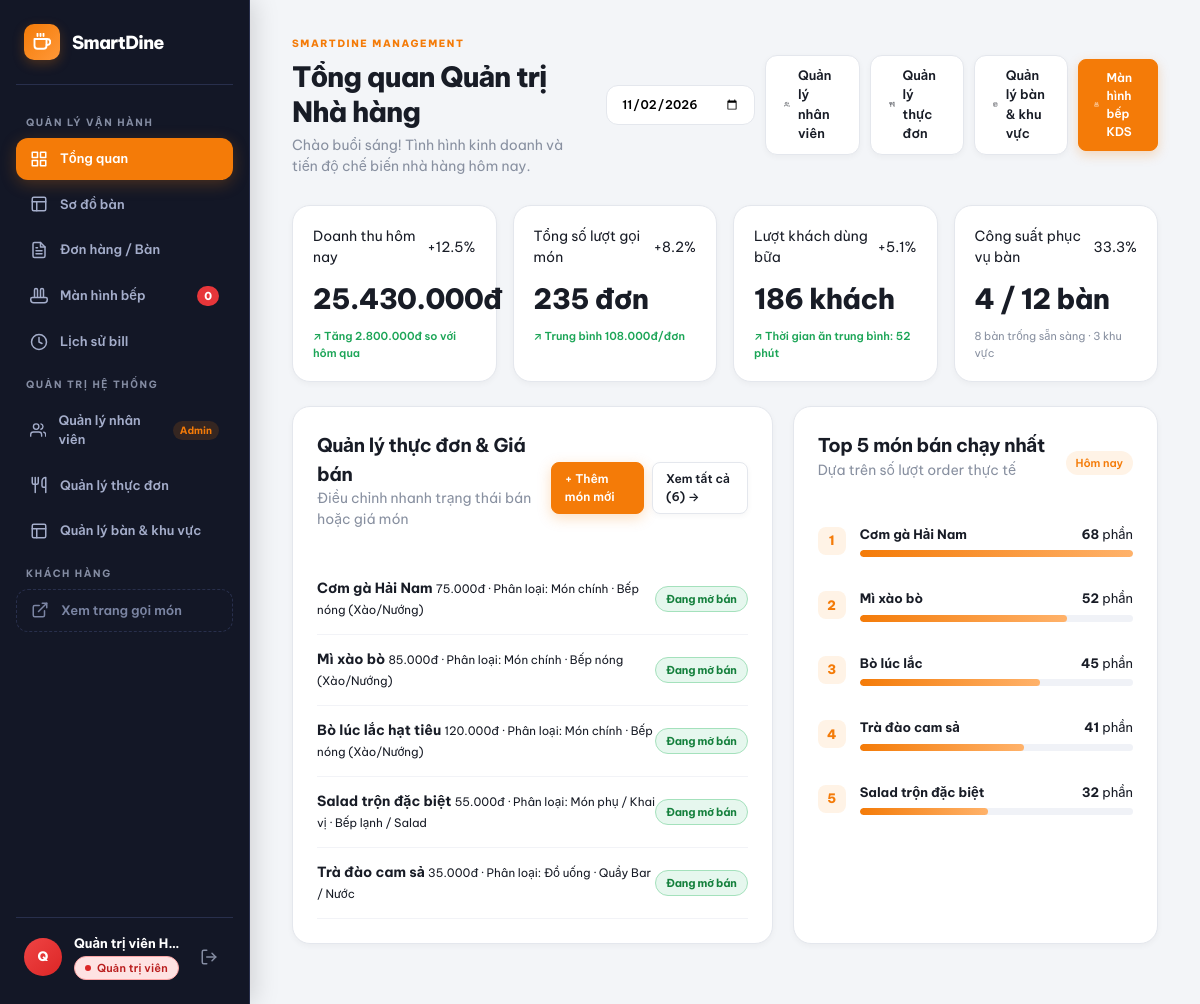
/index.php?page=admin (signed in), run on the app's committed database.
### tables this page shows
CREATE TABLE `dishes` (
  `id` int(11) NOT NULL AUTO_INCREMENT,
  `category_id` int(11) NOT NULL,
  `name` varchar(150) NOT NULL,
  `price` decimal(12,0) NOT NULL DEFAULT 0,
  `image` varchar(500) DEFAULT NULL,
  `description` text DEFAULT NULL,
  `tag` varchar(50) DEFAULT NULL,
  `station` enum('hot','soup','cold','bar') NOT NULL DEFAULT 'hot',
  `status` enum('active','out_of_stock','hidden') NOT NULL DEFAULT 'active',
  `rating` decimal(2,1) NOT NULL DEFAULT 5.0,
  `created_at` datetime DEFAULT current_timestamp(),
  `updated_at` datetime DEFAULT current_timestamp() ON UPDATE current_timestamp(),
  PRIMARY KEY (`id`),
  KEY `idx_category` (`category_id`),
  KEY `idx_status` (`status`),
  KEY `idx_station` (`station`),
  CONSTRAINT `fk_dishes_category` FOREIGN KEY (`category_id`) REFERENCES `categories` (`id`) ON DELETE CASCADE ON UPDATE CASCADE
);

CREATE TABLE `categories` (
  `id` int(11) NOT NULL AUTO_INCREMENT,
  `name` varchar(100) NOT NULL,
  `slug` varchar(50) NOT NULL,
  `icon` varchar(20) DEFAULT '✦',
  `description` varchar(255) DEFAULT NULL,
  `sort_order` int(11) NOT NULL DEFAULT 0,
  `status` enum('active','inactive') NOT NULL DEFAULT 'active',
  `created_at` datetime DEFAULT current_timestamp(),
  `updated_at` datetime DEFAULT current_timestamp() ON UPDATE current_timestamp(),
  PRIMARY KEY (`id`),
  UNIQUE KEY `slug` (`slug`),
  KEY `idx_slug` (`slug`),
  KEY `idx_status` (`status`)
);

### includes/tables.php (called while the page is built, shortened)
<?php
require_once __DIR__ . '/../config/database.php';
function fetchOccupiedTables(PDO $pdo): array {
    $stmt = $pdo->query("
        SELECT o.`table_code`, i.`item_name` AS `name`, i.`unit_price` AS `price`, i.`qty`, i.`status`
        FROM `order_items` i
        JOIN `orders` o ON o.`id` = i.`order_id`
        WHERE o.`status` = 'open'
        ORDER BY o.`table_code`, i.`id`
    ");
    $itemsByTable = [];
    foreach ($stmt->fetchAll() as $row) {
        $itemsByTable[$row['table_code']][] = $row;
    }
    $occupied = [];
    foreach ($itemsByTable as $tableCode => $items) {
        try {
            $bill = calculateBill($items);
        } catch (InvalidArgumentException $e) {
            error_log('tables: ' . $tableCode . ' ' . $e->getMessage());
            continue;
        }
        if ($bill['lines'] !== []) {
            $occupied[$tableCode] = [
                'item_count' => count($bill['lines']),
                'total'      => $bill['total']
            ];
        }
    }
    return $occupied;
}
function getAllAreas(?string $status = null): array {
    $pdo = getDbConnection();
    $sql = "
        SELECT a.*,
               COUNT(t.id) AS total_tables,
               SUM(CASE WHEN t.status = 'active' THEN 1 ELSE 0 END) AS active_tables,
               SUM(CASE WHEN t.status != 'hidden' THEN t.capacity ELSE 0 END) AS total_capacity
        FROM `restaurant_areas` a
        LEFT JOIN `dining_tables` t ON t.area_id = a.id
    ";
    $params = [];
    $sql .= " GROUP BY a.id ORDER BY a.sort_order ASC, a.id ASC";
    $stmt = $pdo->prepare($sql);
    $stmt->execute($params);
    return $stmt->fetchAll(PDO::FETCH_ASSOC);
}
function getAllDiningTables(string $filterArea = '', string $filterStatus = '', string $keyword = ''): array {
    $pdo = getDbConnection();
    $sql = "
        SELECT t.*,
               a.`name` AS `area_name`,
               a.`code` AS `area_code`,
               a.`status` AS `area_status`
        FROM `dining_tables` t
        JOIN `restaurant_areas` a ON a.`id` = t.`area_id`
        WHERE 1=1
    ";
    $params = [];
    $sql .= " ORDER BY a.`sort_order` ASC, t.`sort_order` ASC, t.`code` ASC";
    $stmt = $pdo->prepare($sql);
    $stmt->execute($params);
    $tables = $stmt->fetchAll(PDO::FETCH_ASSOC);
    $occupiedTables = [];
    try {
        $occupiedTables = fetchOccupiedTables($pdo);
    } catch (Exception $e) {
        error_log('sync occupied tables error: ' . $e->getMessage());
    }
    foreach ($tables as &$t) {
        $occ = $occupiedTables[$t['code']] ?? null;
    }
    return $tables;
}
function getTableStats(): array {
    $allTables = getAllDiningTables('', '', '');
    $allAreas  = getAllAreas();
    $total        = count($allTables);
    $active       = 0;
    $maintenance  = 0;
    $hidden       = 0;
    $occupied     = 0;
    $empty        = 0;
    $capacity     = 0;
    foreach ($allTables as $t) {
        if ($t['status'] === 'active') {
            $active++;
            $capacity += (int) $t['capacity'];
            if ($t['is_occupied']) {
                $occupied++;
            } else {
                $empty++;
            }
        } elseif ($t['status'] === 'maintenance') {
            $maintenance++;
        } elseif ($t['status'] === 'hidden') {
            $hidden++;
        }
    }
    $occupancyRate = ($active > 0) ? round(($occupied / $active) * 100, 1) : 0;
    return [
        'total_tables'        => $total,
        'active_tables'       => $active,
        'occupied_tables'     => $occupied,
        'empty_tables'        => $empty,
        'maintenance_tables'  => $maintenance,
        'hidden_tables'       => $hidden,
        'total_capacity'      => $capacity,
        'total_areas'         => count($allAreas),
        'occupancy_rate'      => $occupancyRate
    ];
}

### config/billing.php (called while the page is built)
<?php
return [
    'vat_rate'          => 0.08,
    'service_fee_rate'  => 0.05,
    'excluded_statuses' => ['cancelled'],
];

### includes/billing.php (called while the page is built, shortened)
<?php
function getBillingConfig(): array {
    static $config = null;
    if ($config === null) {
        $config = require __DIR__ . '/../config/billing.php';
    }
    return $config;
}
function calculateBill(array $items, array $discount = [], ?array $config = null): array {
    $config = $config ?? getBillingConfig();
    $lines    = buildBillLines($items, $config['excluded_statuses']);
    $subtotal = array_sum(array_column($lines, 'amount'));
    $discountType   = $discount['type'] ?? DISCOUNT_NONE;
    $discountValue  = (int) ($discount['value'] ?? 0);
    $discountAmount = calculateDiscountAmount($subtotal, $discountType, $discountValue);
    $afterDiscount = $subtotal - $discountAmount;
    $serviceFee    = roundMoney($afterDiscount * $config['service_fee_rate']);
    $taxable       = $afterDiscount + $serviceFee;
    $vat           = roundMoney($taxable * $config['vat_rate']);
    return [
        'lines'           => $lines,
        'subtotal'        => $subtotal,
        'discount_type'   => $discountType,
        'discount_value'  => $discountType === DISCOUNT_NONE ? 0 : $discountValue,
        'discount_amount' => $discountAmount,
        'service_fee'     => $serviceFee,
        'vat'             => $vat,
        'total'           => $taxable + $vat,
        'vat_rate'        => $config['vat_rate'],
        'service_rate'    => $config['service_fee_rate'],
    ];
}
function buildBillLines(array $items, array $excludedStatuses): array {
    $lines = [];
    foreach ($items as $item) {
        $price = (int) ($item['price'] ?? 0);
        $qty   = (int) ($item['qty'] ?? 0);
        $lines[] = [
            'name'   => (string) ($item['name'] ?? ''),
            'price'  => $price,
            'qty'    => $qty,
            'amount' => $price * $qty,
        ];
    }
    return $lines;
}
function calculateDiscountAmount(int $subtotal, string $type, int $value): int {
    switch ($type) {
        case DISCOUNT_NONE:
            return 0;
    }
}
function roundMoney(float $amount): int {
    return (int) round($amount, 0, PHP_ROUND_HALF_UP);
}

### config/database.php (called while the page is built, shortened)
<?php
function getDbConnection() {
    static $pdo = null;
    if ($pdo !== null) {
        return $pdo;
    }
    try {
        $dsnWithDb = "mysql:host=" . DB_HOST . ";port=" . DB_PORT . ";dbname=" . DB_NAME . ";charset=utf8mb4";
        $pdo = new PDO($dsnWithDb, DB_USER, DB_PASS, [
            PDO::ATTR_ERRMODE => PDO::ERRMODE_EXCEPTION,
            PDO::ATTR_DEFAULT_FETCH_MODE => PDO::FETCH_ASSOC,
            PDO::ATTR_EMULATE_PREPARES => false,
        ]);
        return $pdo;
    } catch (PDOException $e) {
        error_log("Database connection error: " . $e->getMessage());
        return null;
    }
}
function formatPrice($price) {
    return number_format((float) $price, 0, ',', '.') . 'đ';
}
function getStationName($station) {
    switch ($station) {
        case 'hot':
            return 'Bếp nóng (Xào/Nướng)';
        case 'cold':
            return 'Bếp lạnh / Salad';
        case 'bar':
            return 'Quầy Bar / Nước';
    }
}
function getAllDishes($filterCategory = '', $filterStatus = '', $search = '', $filterStation = '') {
    $pdo = getDbConnection();
    $sql = "SELECT d.*, c.name AS category_name, c.slug AS category_slug, c.icon AS category_icon
            FROM `dishes` d
            JOIN `categories` c ON d.category_id = c.id
            WHERE 1=1";
    $params = [];
    $sql .= " ORDER BY c.sort_order ASC, d.id ASC";
    $stmt = $pdo->prepare($sql);
    $stmt->execute($params);
    return $stmt->fetchAll();
}

### pages/admin.php (the view)
<?php
require_once __DIR__ . '/../includes/tables.php';
$adminTableStats = getTableStats();
?>
<div class="dash-header">
  <div>
    <span class="eyebrow">SMARTDINE MANAGEMENT</span>
    <h1>Tổng quan Quản trị Nhà hàng</h1>
    <p>Chào buổi sáng! Tình hình kinh doanh và tiến độ chế biến nhà hàng hôm nay.</p>
  </div>
  <div class="filter-row">
    <label class="date-picker-wrap">
      <input type="date" value="2026-11-02">
    </label>
    <a class="btn btn-outline" href="index.php?page=users">
      <svg width="15" height="15" viewBox="0 0 24 24" fill="none" stroke="currentColor" stroke-width="2"><path d="M17 21v-2a4 4 0 0 0-4-4H5a4 4 0 0 0-4 4v2"></path><circle cx="9" cy="7" r="4"></circle><path d="M23 21v-2a4 4 0 0 0-3-3.87"></path><path d="M16 3.13a4 4 0 0 1 0 7.75"></path></svg>
      <span>Quản lý nhân viên</span>
    </a>
    <a class="btn btn-outline" href="index.php?page=dishes">
      <svg width="15" height="15" viewBox="0 0 24 24" fill="none" stroke="currentColor" stroke-width="2"><path d="M3 2v7c0 1.1.9 2 2 2h4a2 2 0 0 0 2-2V2"></path><path d="M7 2v20"></path><path d="M21 15V2v0a5 5 0 0 0-5 5v6c0 1.1.9 2 2 2h3Zm0 0v7"></path></svg>
      <span>Quản lý thực đơn</span>
    </a>
    <a class="btn btn-outline" href="index.php?page=tables">
      <svg width="15" height="15" viewBox="0 0 24 24" fill="none" stroke="currentColor" stroke-width="2"><rect x="3" y="3" width="18" height="18" rx="2"></rect><path d="M3 9h18M9 21V9"></path></svg>
      <span>Quản lý bàn & khu vực</span>
    </a>
    <a class="btn btn-primary-tool" href="index.php?page=kitchen">
      <svg width="15" height="15" viewBox="0 0 24 24" fill="none" stroke="currentColor" stroke-width="2"><path d="M6 13.8V4a2 2 0 1 1 4 0v9.8"></path><path d="M14 13.8V4a2 2 0 1 1 4 0v9.8"></path><path d="M3 14h18a2 2 0 0 1 2 2v1a4 4 0 0 1-4 4H5a4 4 0 0 1-4-4v-1a2 2 0 0 1 2-2z"></path></svg>
      <span>Màn hình bếp KDS</span>
    </a>
  </div>
</div>
<div class="stat-grid admin-stats">
  <div class="stat-card">
    <div class="stat-card-head">
      <span>Doanh thu hôm nay</span>
      <span class="stat-badge positive">+12.5%</span>
    </div>
    <b>25.430.000đ</b>
    <small class="positive">↗ Tăng 2.800.000đ so với hôm qua</small>
  </div>
  <div class="stat-card">
    <div class="stat-card-head">
      <span>Tổng số lượt gọi món</span>
      <span class="stat-badge positive">+8.2%</span>
    </div>
    <b>235 đơn</b>
    <small class="positive">↗ Trung bình 108.000đ/đơn</small>
  </div>
  <div class="stat-card">
    <div class="stat-card-head">
      <span>Lượt khách dùng bữa</span>
      <span class="stat-badge positive">+5.1%</span>
    </div>
    <b>186 khách</b>
    <small class="positive">↗ Thời gian ăn trung bình: 52 phút</small>
  </div>
  <div class="stat-card">
    <div class="stat-card-head">
      <span>Công suất phục vụ bàn</span>
      <span class="stat-badge <?= $adminTableStats['occupancy_rate'] > 70 ? 'urgent' : 'neutral' ?>"><?= $adminTableStats['occupancy_rate'] ?>%</span>
    </div>
    <b><?= $adminTableStats['occupied_tables'] ?> / <?= $adminTableStats['active_tables'] ?> bàn</b>
    <small><?= $adminTableStats['empty_tables'] ?> bàn trống sẵn sàng · <?= $adminTableStats['total_areas'] ?> khu vực</small>
  </div>
</div>
<div class="admin-grid">
  <?php
  $adminDishesPreview = getAllDishes('', '', '', '');
  ?>
  <section class="panel" id="menu-management">
    <div class="panel-title">
      <div>
        <h2>Quản lý thực đơn & Giá bán</h2>
        <p class="muted">Điều chỉnh nhanh trạng thái bán hoặc giá món</p>
      </div>
      <div style="display: flex; gap: 8px;">
        <a class="btn btn-small btn-primary" href="index.php?page=dishes&action=add">+ Thêm món mới</a>
        <a class="btn btn-small btn-outline" href="index.php?page=dishes">Xem tất cả (<?= count($adminDishesPreview) ?>) →</a>
      </div>
    </div>
    <div class="menu-manage-list">
      <?php if (empty($adminDishesPreview)): ?>
        <p class="muted" style="padding: 12px;">Chưa có món ăn nào trong thực đơn.</p>
      <?php else: ?>
        <?php foreach (array_slice($adminDishesPreview, 0, 5) as $d): ?>
          <div class="line-item">
            <div class="manage-dish-info">
              <b><?= htmlspecialchars($d['name']) ?></b>
              <small><?= formatPrice($d['price']) ?> · Phân loại: <?= htmlspecialchars($d['category_name']) ?> · <?= getStationName($d['station']) ?></small>
            </div>
            <span class="status status-<?= $d['status'] === 'active' ? 'ready' : ($d['status'] === 'out_of_stock' ? 'pending' : 'muted') ?>">
              <?= $d['status'] === 'active' ? 'Đang mở bán' : ($d['status'] === 'out_of_stock' ? 'Tạm hết tại bếp' : 'Đang ẩn') ?>
            </span>
          </div>
        <?php endforeach; ?>
      <?php endif; ?>
    </div>
  </section>
  <section class="panel top-dishes-panel">
    <div class="panel-title">
      <div>
        <h2>Top 5 món bán chạy nhất</h2>
        <p class="muted">Dựa trên số lượt order thực tế</p>
      </div>
      <span class="badge-pill">Hôm nay</span>
    </div>
    <div class="rank-list">
      <?php
      $topDishes = [
        ['Cơm gà Hải Nam', 68, 100],
        ['Mì xào bò', 52, 76],
        ['Bò lúc lắc', 45, 66],
        ['Trà đào cam sả', 41, 60],
        ['Salad trộn đặc biệt', 32, 47]
      ];
      foreach ($topDishes as $i => $f):
      ?>
        <div class="rank-row">
          <span class="rank-number"><?=$i+1?></span>
          <div class="rank-meta grow">
            <div class="rank-text-row">
              <b><?=$f[0]?></b>
              <span class="rank-qty"><b><?=$f[1]?></b> phần</span>
            </div>
            <div class="progress-track">
              <div class="progress-fill" style="width: <?=$f[2]?>%"></div>
            </div>
          </div>
        </div>
      <?php endforeach; ?>
    </div>
  </section>
</div>

### data on the page
dishes: name "Cơm gà Hải Nam", price "75.000đ", category.name "Món chính", station "Bếp nóng (Xào/Nướng)", status "Đang mở bán"
dishes: name "Mì xào bò", price "85.000đ", category.name "Món chính", station "Bếp nóng (Xào/Nướng)", status "Đang mở bán"
dishes: name "Bò lúc lắc hạt tiêu", price "120.000đ", category.name "Món chính", station "Bếp nóng (Xào/Nướng)", status "Đang mở bán"
dishes: name "Salad trộn đặc biệt", price "55.000đ", category.name "Món phụ / Khai vị", station "Bếp lạnh / Salad", status "Đang mở bán"
dishes: name "Trà đào cam sả", price "35.000đ", category.name "Đồ uống", station "Quầy Bar / Nước", status "Đang mở bán"

### other printed values
$kitchenOpenCount "0"
$userInitial "Q"
$user['fullname'] ?: $user['username'] "Quản trị viên H…"
$adminTableStats['occupancy_rate'] "33.3"
$adminTableStats['occupied_tables'] "4"
$adminTableStats['active_tables'] "12"
$adminTableStats['empty_tables'] "8"
$adminTableStats['total_areas'] "3"
count($adminDishesPreview) "6"
$f[0] "Cơm gà Hải Nam"
$f[1] "68"
$f[0] "Mì xào bò"
$f[1] "52"
$f[0] "Bò lúc lắc"
$f[1] "45"
